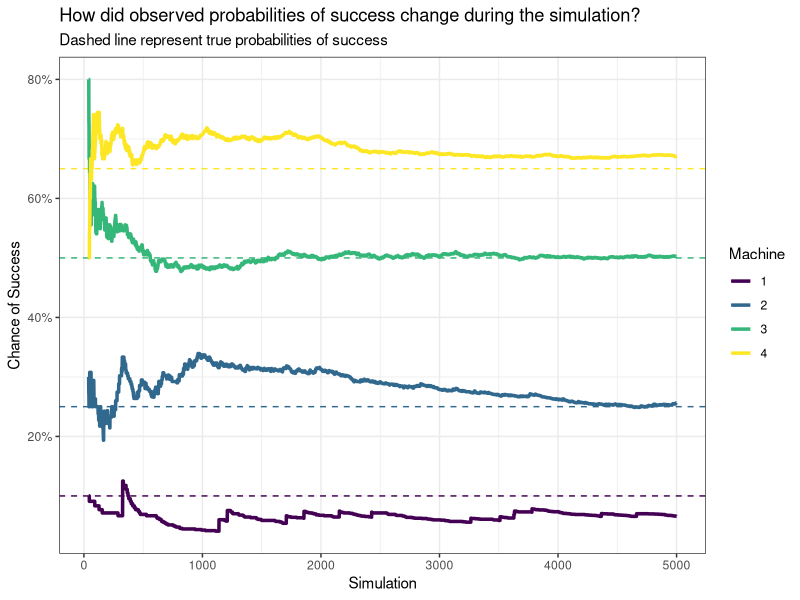
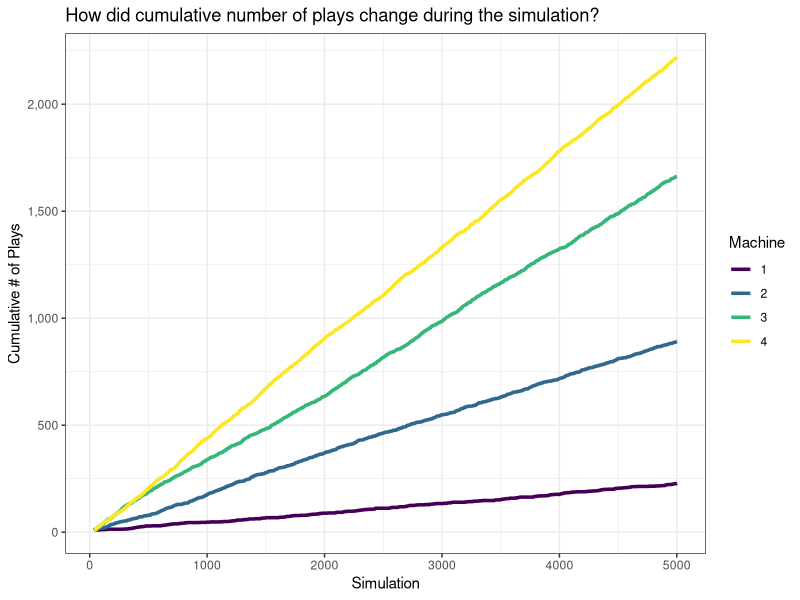
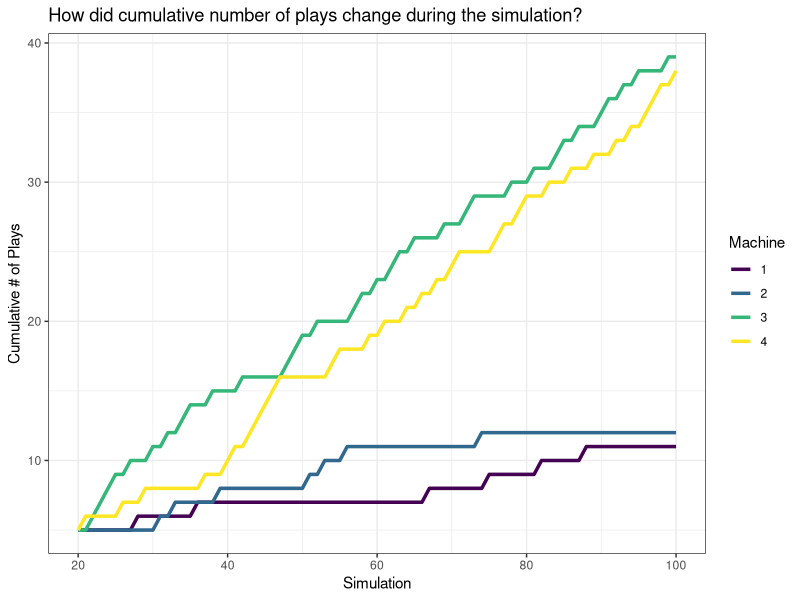

Write the R code that produced these figures, in order.
## ---- chunk 1
knitr::opts_chunk$set(echo = FALSE, message = FALSE, warning = FALSE)
## ---- chunk 2
library(tidyverse)
theme_set(theme_bw())
## ---- chunk 3
knitr::kable(
  data.frame(
    machine = 1:3,
    observed_prob = c(.2, .3, .5),
    cumulative_prob = cumsum(c(.2, .3, .5))
  )
)
## ---- chunk 4
roulette_wheel <- function(coins = 40, 
                           starts = 5,
                           true_prob = c(0.3, 0.5, 0.7)){
  # must have enough coins to generate initial empirical distribution
  if (coins < (length(true_prob) * starts)){
    stop("To generate a starting distribution, each machine must be",
         " played ",
         starts,
         " times - not enough coins to do so.")
  }
  # allocate first ("warm up")
  SS <- sapply(true_prob, FUN = function(x) sum(rbinom(starts, 1, x)))
  FF <- starts - SS
  # calculate metrics used for play allocation
  probs <- SS / (SS + FF)
  probs_normalized <- probs / sum(probs)
  cumu_probs_normalized <- cumsum(probs_normalized)
  # update number of coins
  coins <- coins - (length(true_prob) * starts)
  # create simulation data.frame
  sim_df <- data.frame(machine = seq_along(true_prob),
                       true_probabilities = true_prob,
                       observed_probs = probs,
                       successes = SS,
                       failures = FF,
                       plays = SS + FF,
                       machine_played = NA,
                       coins_left = coins)
  # initialize before while loop
  sim_list <- vector('list', length = coins)
  i <- 1
  # play until we run out of original coins
  while(coins > 0){
    # which machine to play?
    update_index <- findInterval(runif(1), c(0, cumu_probs_normalized))
    # play machine
    flip <- rbinom(1, 1, true_prob[update_index])
    # update successes and failure for machine that was played
    SS[update_index] <- SS[update_index] + flip
    FF[update_index] <- FF[update_index] + (1-flip)
    # update metrics used for play allocation
    probs <- SS / (SS + FF)
    probs_normalized <- probs / sum(probs)
    cumu_probs_normalized <- cumsum(probs_normalized)
    # update number of coins
    coins <- coins - 1    
    # update simulation data.frame (very inefficient)
    sim_list[[i]] <- data.frame(machine = seq_along(true_prob),
                                true_probabilities = true_prob,
                                observed_probs = probs,
                                successes = SS,
                                failures = FF,
                                plays = SS + FF,
                                machine_played = seq_along(true_prob) == update_index,
                                coins_left = coins)
    i <- i + 1
  }
  # show success:failure ratio
  message("Success to failure ratio was ",
          round(sum(SS) / sum(FF), 2),
          "\n",
          paste0("(", 
                 paste0(SS, collapse = "+"), 
                 ")/(", 
                 paste0(FF, collapse = "+"), ")"))
  # return data frame of values from experiment
  rbind(sim_df, do.call('rbind', sim_list))
}
## ---- chunk 5
set.seed(123)
rw1 <- roulette_wheel(coins = 5000, 
                      starts = 10, 
                      true_prob = c(0.1, 0.25, 0.5, 0.65))

knitr::kable(rw1[rw1$coins_left == 0,]) # show last play
## ---- chunk 6
library(scales)

p1 <- rw1 %>%
  ggplot(aes(40 + max(coins_left) - coins_left, observed_probs))+
  geom_hline(aes(yintercept = true_probabilities, colour = factor(machine)),
             linetype = 'dashed')+
  geom_line(aes(colour = factor(machine)), size = 1.2)+
  scale_colour_viridis_d(name = "Machine")

p1 <- p1 +
  xlab("Simulation")+
  scale_y_continuous("Chance of Success", labels = percent)+
  ggtitle("How did observed probabilities of success change during the simulation?",
          subtitle = 'Dashed line represent true probabilities of success')

p1
## ---- chunk 7
p2 <- rw1 %>%
  ggplot(aes(40 + max(coins_left) - coins_left, plays))+
  geom_line(aes(colour = factor(machine)), size = 1.2)+
  scale_colour_viridis_d(name = "Machine")

p2 <- p2 +
  xlab("Simulation")+
  scale_y_continuous("Cumulative # of Plays", labels = comma)+
  ggtitle("How did cumulative number of plays change during the simulation?")

p2
## ---- chunk 8
set.seed(123)
rw2 <- roulette_wheel(coins = 100, 
                      starts = 5, 
                      true_prob = c(0.1, 0.25, 0.5, 0.65))
## ---- chunk 9
p3 <- rw2 %>%
  ggplot(aes(20 + max(coins_left) - coins_left, plays))+
  geom_line(aes(colour = factor(machine)), size = 1.2)+
  scale_colour_viridis_d(name = "Machine")

p3 <- p3 +
  xlab("Simulation")+
  scale_y_continuous("Cumulative # of Plays", labels = comma)+
  ggtitle("How did cumulative number of plays change during the simulation?")

p3
